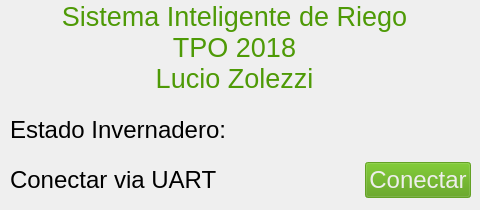
    <widget class="QWidget" name="inicioTab">
     <attribute name="title">
      <string>Inicio</string>
     </attribute>
     <widget class="QLabel" name="label">
      <property name="geometry">
       <rect>
        <x>0</x>
        <y>0</y>
        <width>469</width>
        <height>96</height>
       </rect>
      </property>
      <property name="text">
       <string>&lt;html&gt;&lt;head/&gt;&lt;body&gt;&lt;p align=&quot;center&quot;&gt;&lt;span style=&quot; font-size:20pt; color:#4e9a06;&quot;&gt;Sistema Inteligente de Riego&lt;br/&gt;TPO 2018&lt;br/&gt;Lucio Zolezzi&lt;/span&gt;&lt;/p&gt;&lt;/body&gt;&lt;/html&gt;</string>
      </property>
     </widget>
     <widget class="QWidget" name="layoutWidget">
      <property name="geometry">
       <rect>
        <x>10</x>
        <y>160</y>
        <width>461</width>
        <height>41</height>
       </rect>
      </property>
      <layout class="QGridLayout" name="gridLayoutConnUart">
       <property name="sizeConstraint">
        <enum>QLayout::SetNoConstraint</enum>
       </property>
       <item row="0" column="2" alignment="Qt::AlignRight">
        <widget class="QPushButton" name="btnConnUart">
         <property name="palette">
          <palette>
           <active>
            <colorrole role="WindowText">
             <brush brushstyle="SolidPattern">
              <color alpha="255">
               <red>0</red>
               <green>0</green>
               <blue>0</blue>
              </color>
             </brush>
            </colorrole>
            <colorrole role="Button">
             <brush brushstyle="SolidPattern">
              <color alpha="255">
               <red>78</red>
               <green>154</green>
               <blue>6</blue>
              </color>
             </brush>
            </colorrole>
            <colorrole role="Light">
             <brush brushstyle="SolidPattern">
              <color alpha="255">
               <red>198</red>
               <green>255</green>
               <blue>143</blue>
              </color>
             </brush>
            </colorrole>
            <colorrole role="Midlight">
             <brush brushstyle="SolidPattern">
              <color alpha="255">
               <red>168</red>
               <green>240</green>
               <blue>97</blue>
              </color>
             </brush>
            </colorrole>
            <colorrole role="Dark">
             <brush brushstyle="SolidPattern">
              <color alpha="255">
               <red>69</red>
               <green>113</green>
               <blue>26</blue>
              </color>
             </brush>
            </colorrole>
            <colorrole role="Mid">
             <brush brushstyle="SolidPattern">
              <color alpha="255">
               <red>92</red>
               <green>151</green>
               <blue>34</blue>
              </color>
             </brush>
            </colorrole>
            <colorrole role="Text">
             <brush brushstyle="SolidPattern">
              <color alpha="255">
               <red>186</red>
               <green>189</green>
               <blue>182</blue>
              </color>
             </brush>
            </colorrole>
            <colorrole role="BrightText">
             <brush brushstyle="SolidPattern">
              <color alpha="255">
               <red>255</red>
               <green>255</green>
               <blue>255</blue>
              </color>
             </brush>
            </colorrole>
            <colorrole role="ButtonText">
             <brush brushstyle="SolidPattern">
              <color alpha="255">
               <red>238</red>
               <green>238</green>
               <blue>236</blue>
              </color>
             </brush>
            </colorrole>
            <colorrole role="Base">
             <brush brushstyle="SolidPattern">
              <color alpha="255">
               <red>255</red>
               <green>255</green>
               <blue>255</blue>
              </color>
             </brush>
            </colorrole>
            <colorrole role="Window">
             <brush brushstyle="SolidPattern">
              <color alpha="255">
               <red>138</red>
               <green>226</green>
               <blue>52</blue>
              </color>
             </brush>
            </colorrole>
            <colorrole role="Shadow">
             <brush brushstyle="SolidPattern">
              <color alpha="255">
               <red>0</red>
               <green>0</green>
               <blue>0</blue>
              </color>
             </brush>
            </colorrole>
            <colorrole role="AlternateBase">
             <brush brushstyle="SolidPattern">
              <color alpha="255">
               <red>196</red>
               <green>240</green>
               <blue>153</blue>
              </color>
             </brush>
            </colorrole>
            <colorrole role="ToolTipBase">
             <brush brushstyle="SolidPattern">
              <color alpha="255">
               <red>255</red>
               <green>255</green>
               <blue>220</blue>
              </color>
             </brush>
            </colorrole>
            <colorrole role="ToolTipText">
             <brush brushstyle="SolidPattern">
              <color alpha="255">
               <red>0</red>
               <green>0</green>
               <blue>0</blue>
              </color>
             </brush>
            </colorrole>
           </active>
           <inactive>
            <colorrole role="WindowText">
             <brush brushstyle="SolidPattern">
              <color alpha="255">
               <red>0</red>
               <green>0</green>
               <blue>0</blue>
              </color>
             </brush>
            </colorrole>
            <colorrole role="Button">
             <brush brushstyle="SolidPattern">
              <color alpha="255">
               <red>78</red>
               <green>154</green>
               <blue>6</blue>
              </color>
             </brush>
            </colorrole>
            <colorrole role="Light">
             <brush brushstyle="SolidPattern">
              <color alpha="255">
               <red>198</red>
               <green>255</green>
               <blue>143</blue>
              </color>
             </brush>
            </colorrole>
            <colorrole role="Midlight">
             <brush brushstyle="SolidPattern">
              <color alpha="255">
               <red>168</red>
               <green>240</green>
               <blue>97</blue>
              </color>
             </brush>
            </colorrole>
            <colorrole role="Dark">
             <brush brushstyle="SolidPattern">
              <color alpha="255">
               <red>69</red>
               <green>113</green>
               <blue>26</blue>
              </color>
             </brush>
            </colorrole>
            <colorrole role="Mid">
             <brush brushstyle="SolidPattern">
              <color alpha="255">
               <red>92</red>
               <green>151</green>
               <blue>34</blue>
              </color>
             </brush>
            </colorrole>
            <colorrole role="Text">
             <brush brushstyle="SolidPattern">
              <color alpha="255">
               <red>186</red>
               <green>189</green>
               <blue>182</blue>
              </color>
             </brush>
            </colorrole>
            <colorrole role="BrightText">
             <brush brushstyle="SolidPattern">
              <color alpha="255">
               <red>255</red>
               <green>255</green>
               <blue>255</blue>
              </color>
             </brush>
            </colorrole>
            <colorrole role="ButtonText">
             <brush brushstyle="SolidPattern">
              <color alpha="255">
               <red>238</red>
               <green>238</green>
               <blue>236</blue>
              </color>
             </brush>
            </colorrole>
            <colorrole role="Base">
             <brush brushstyle="SolidPattern">
              <color alpha="255">
               <red>255</red>
               <green>255</green>
               <blue>255</blue>
              </color>
             </brush>
            </colorrole>
            <colorrole role="Window">
             <brush brushstyle="SolidPattern">
              <color alpha="255">
               <red>138</red>
               <green>226</green>
               <blue>52</blue>
              </color>
             </brush>
            </colorrole>
            <colorrole role="Shadow">
             <brush brushstyle="SolidPattern">
              <color alpha="255">
               <red>0</red>
               <green>0</green>
               <blue>0</blue>
              </color>
             </brush>
            </colorrole>
            <colorrole role="AlternateBase">
             <brush brushstyle="SolidPattern">
              <color alpha="255">
               <red>196</red>
               <green>240</green>
               <blue>153</blue>
              </color>
             </brush>
            </colorrole>
            <colorrole role="ToolTipBase">
             <brush brushstyle="SolidPattern">
              <color alpha="255">
               <red>255</red>
               <green>255</green>
               <blue>220</blue>
              </color>
             </brush>
            </colorrole>
            <colorrole role="ToolTipText">
             <brush brushstyle="SolidPattern">
              <color alpha="255">
               <red>0</red>
               <green>0</green>
               <blue>0</blue>
              </color>
             </brush>
            </colorrole>
           </inactive>
           <disabled>
            <colorrole role="WindowText">
             <brush brushstyle="SolidPattern">
              <color alpha="255">
               <red>69</red>
               <green>113</green>
               <blue>26</blue>
              </color>
             </brush>
            </colorrole>
            <colorrole role="Button">
             <brush brushstyle="SolidPattern">
              <color alpha="255">
               <red>78</red>
               <green>154</green>
               <blue>6</blue>
              </color>
             </brush>
            </colorrole>
            <colorrole role="Light">
             <brush brushstyle="SolidPattern">
              <color alpha="255">
               <red>198</red>
               <green>255</green>
               <blue>143</blue>
              </color>
             </brush>
            </colorrole>
            <colorrole role="Midlight">
             <brush brushstyle="SolidPattern">
              <color alpha="255">
               <red>168</red>
               <green>240</green>
               <blue>97</blue>
              </color>
             </brush>
            </colorrole>
            <colorrole role="Dark">
             <brush brushstyle="SolidPattern">
              <color alpha="255">
               <red>69</red>
               <green>113</green>
               <blue>26</blue>
              </color>
             </brush>
            </colorrole>
            <colorrole role="Mid">
             <brush brushstyle="SolidPattern">
              <color alpha="255">
               <red>92</red>
               <green>151</green>
               <blue>34</blue>
              </color>
             </brush>
            </colorrole>
            <colorrole role="Text">
             <brush brushstyle="SolidPattern">
              <color alpha="255">
               <red>69</red>
               <green>113</green>
               <blue>26</blue>
              </color>
             </brush>
            </colorrole>
            <colorrole role="BrightText">
             <brush brushstyle="SolidPattern">
              <color alpha="255">
               <red>255</red>
               <green>255</green>
               <blue>255</blue>
              </color>
             </brush>
            </colorrole>
            <colorrole role="ButtonText">
             <brush brushstyle="SolidPattern">
              <color alpha="255">
               <red>69</red>
               <green>113</green>
               <blue>26</blue>
              </color>
             </brush>
            </colorrole>
            <colorrole role="Base">
             <brush brushstyle="SolidPattern">
              <color alpha="255">
               <red>138</red>
               <green>226</green>
               <blue>52</blue>
              </color>
             </brush>
            </colorrole>
            <colorrole role="Window">
             <brush brushstyle="SolidPattern">
              <color alpha="255">
               <red>138</red>
               <green>226</green>
               <blue>52</blue>
              </color>
             </brush>
            </colorrole>
            <colorrole role="Shadow">
             <brush brushstyle="SolidPattern">
              <color alpha="255">
               <red>0</red>
               <green>0</green>
               <blue>0</blue>
              </color>
             </brush>
            </colorrole>
            <colorrole role="AlternateBase">
             <brush brushstyle="SolidPattern">
              <color alpha="255">
               <red>138</red>
               <green>226</green>
               <blue>52</blue>
              </color>
             </brush>
            </colorrole>
            <colorrole role="ToolTipBase">
             <brush brushstyle="SolidPattern">
              <color alpha="255">
               <red>255</red>
               <green>255</green>
               <blue>220</blue>
              </color>
             </brush>
            </colorrole>
            <colorrole role="ToolTipText">
             <brush brushstyle="SolidPattern">
              <color alpha="255">
               <red>0</red>
               <green>0</green>
               <blue>0</blue>
              </color>
             </brush>
            </colorrole>
           </disabled>
          </palette>
         </property>
         <property name="font">
          <font>
           <pointsize>18</pointsize>
          </font>
         </property>
         <property name="cursor">
          <cursorShape>PointingHandCursor</cursorShape>
         </property>
         <property name="text">
          <string>Conectar</string>
         </property>
        </widget>
       </item>
       <item row="0" column="0">
        <widget class="QLabel" name="lblConn">
         <property name="font">
          <font>
           <family>Ubuntu</family>
           <pointsize>18</pointsize>
           <weight>50</weight>
           <bold>false</bold>
          </font>
         </property>
         <property name="text">
          <string>Conectar via UART</string>
         </property>
        </widget>
       </item>
       <item row="0" column="1" alignment="Qt::AlignHCenter">
        <widget class="QLabel" name="lblConnUartStatus">
         <property name="text">
          <string/>
         </property>
        </widget>
       </item>
      </layout>
     </widget>
     <widget class="QWidget" name="">
      <property name="geometry">
       <rect>
        <x>10</x>
        <y>109</y>
        <width>461</width>
        <height>41</height>
       </rect>
      </property>
      <layout class="QGridLayout" name="gridLayoutState">
       <item row="0" column="0">
        <widget class="QLabel" name="lblState">
         <property name="font">
          <font>
           <pointsize>18</pointsize>
          </font>
         </property>
         <property name="text">
          <string>Estado Invernadero:</string>
         </property>
        </widget>
       </item>
       <item row="0" column="1">
        <widget class="QLabel" name="lblStateShow">
         <property name="font">
          <font>
           <pointsize>18</pointsize>
          </font>
         </property>
         <property name="text">
          <string/>
         </property>
         <property name="alignment">
          <set>Qt::AlignRight|Qt::AlignTrailing|Qt::AlignVCenter</set>
         </property>
        </widget>
       </item>
      </layout>
     </widget>
    </widget>
